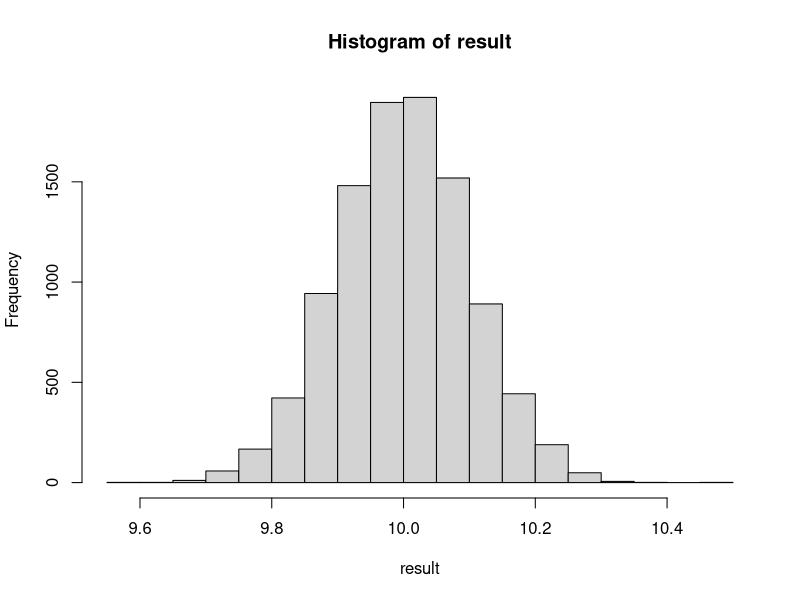
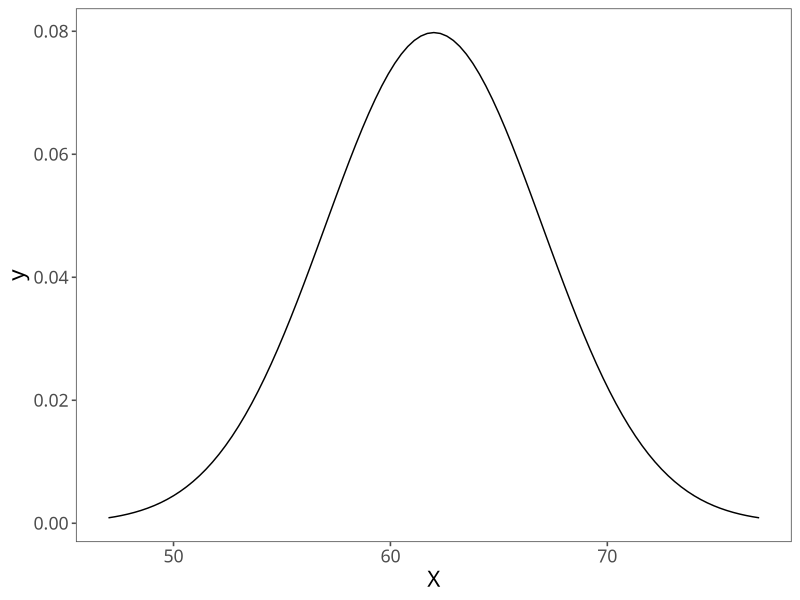
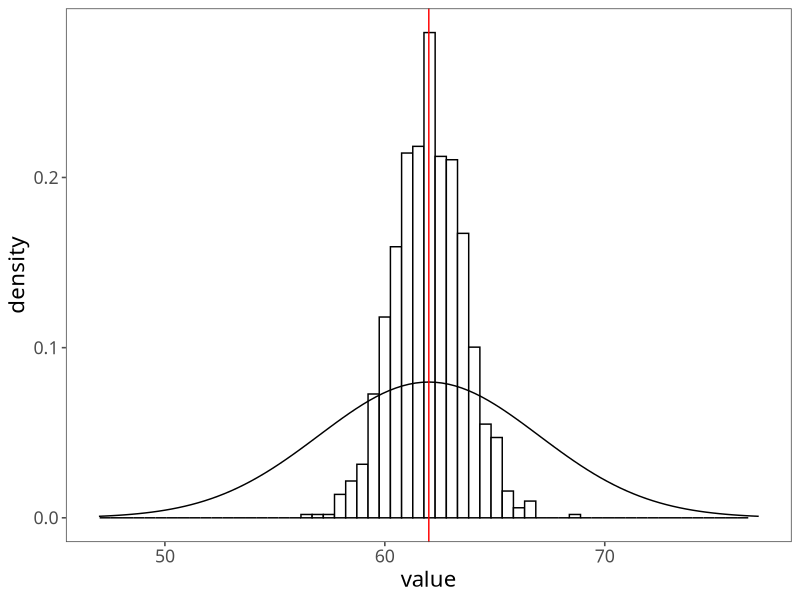
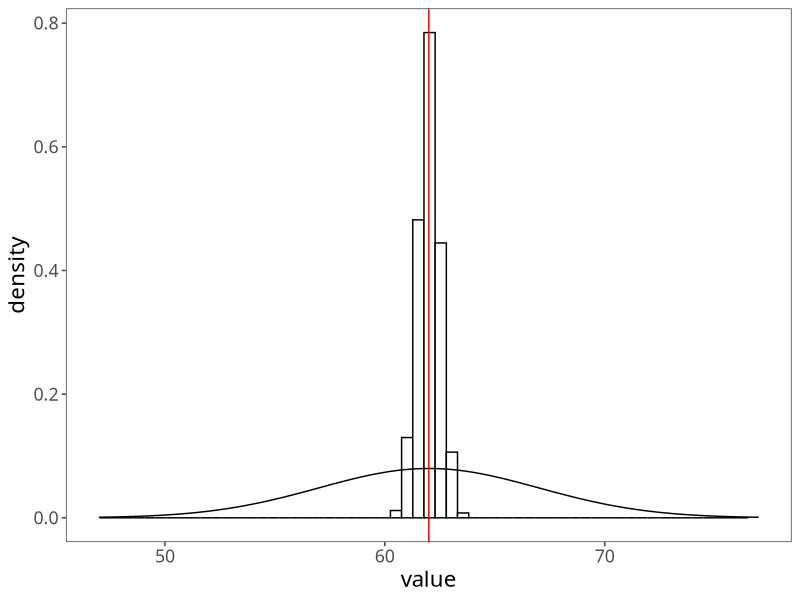
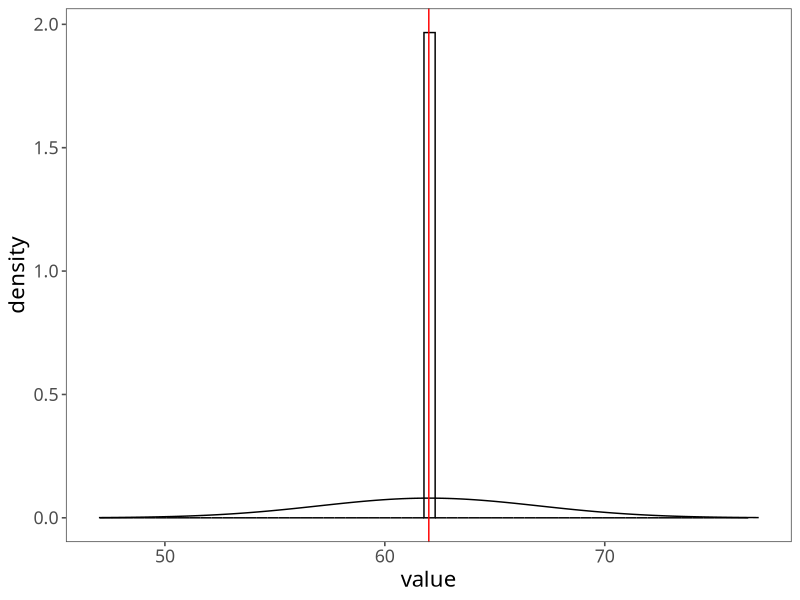
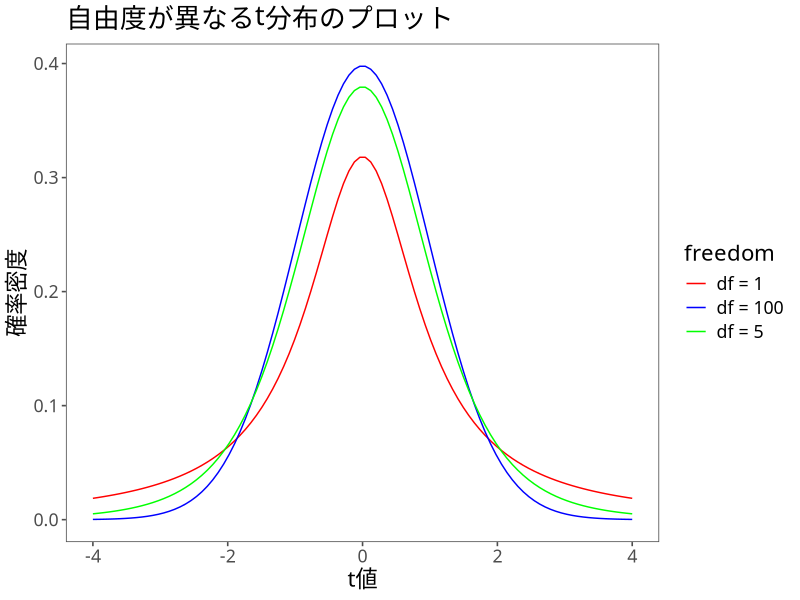
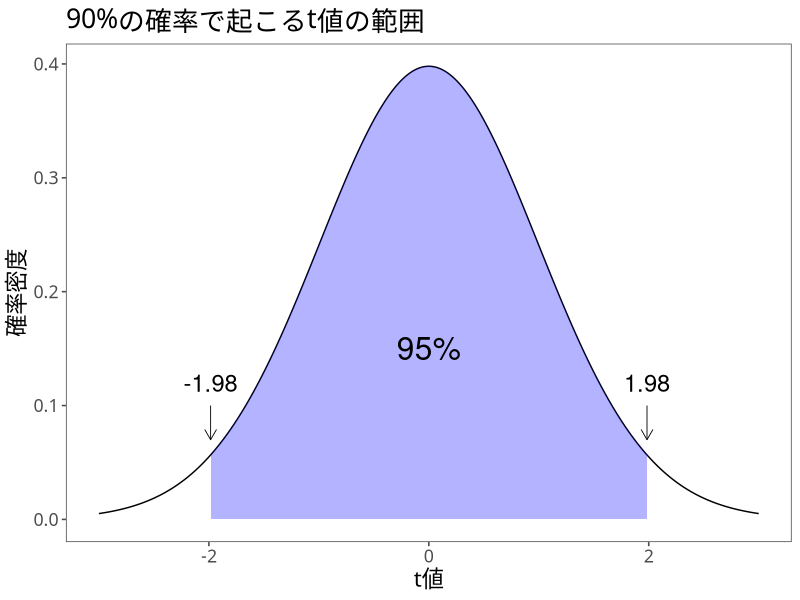
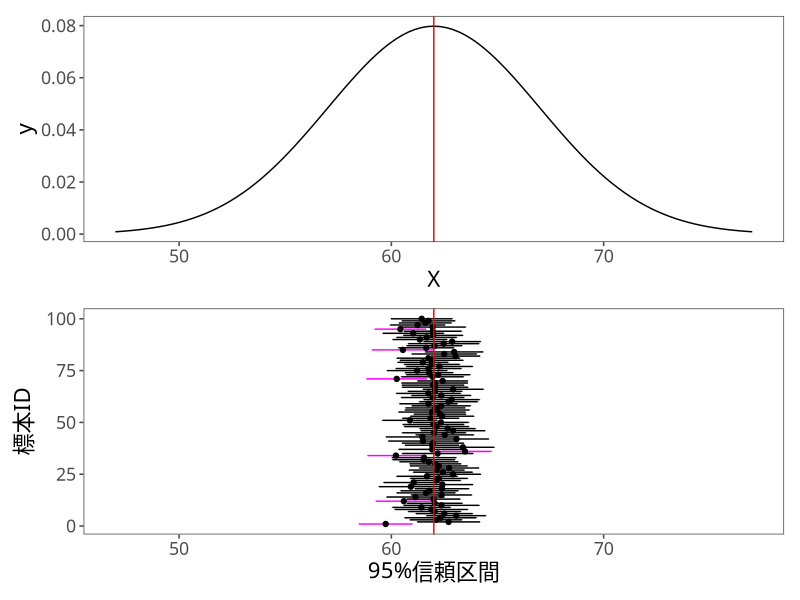

Reproduce these figures in R, in order.
## ---- chunk 1
n = 100 # 標本サイズ
x <- rnorm(n, 10, 1) # 標本抽出
mean(x) # 標本平均
## ---- chunk 2
n = 100 # 標本サイズ
trial = 10000 # 標本数
result <- numeric(trial) # 結果を入れる空の変数
for (i in 1:trial) { # 以下の処理をtrial回繰り返す
  x <- rnorm(n, 10, 1) # 標本抽出
  result[i] <- mean(x) # 標本平均
}
hist(result) # 基本関数histでヒストグラム作成
## ---- chunk 3
mean(result)
## ---- chunk 4
meanp <- function(x){
  sum(x) / length(x) # 合計をデータの個数で割る
}
varp <- function(x){
  sum((x - meanp(x))^2) / length(x) # 分散の計算式
}
## ---- chunk 5
x <- c(2,4,6,7,9)
meanp(x) # 母平均 5.6
res <- combn(x,3) # 3つのデータを取り出す組み合わせ
print(res)
## ---- chunk 6
sample_mean <- apply(res, 2, meanp)
meanp(sample_mean) # 標本平均の平均は5.6
## ---- chunk 7
varp(x) # 母分散 5.84
sample_var <- apply(res, 2, varp)
meanp(sample_var) #
## ---- chunk 8
var(x) # 母分散 5.84
res <- combn(x,3) # 3つのデータを取り出す組み合わせ
sample_var <- apply(res, 2, var)
meanp(sample_var) # 標本平均の平均は5.6
## ---- chunk 9
library(tidyverse)
library(ggthemes)
mystyle <- list (#  ggplotのテーマ
  theme_few(), # ggthemesパッケージ
  theme(
    text = element_text(
      size=16,  #  フォントサイズ
      family = "HiraKakuProN-W3" # ヒラギノフォント
    )
  )
)
## ---- chunk 10
p <- ggplot(data = data.frame(X = c(47,77)))
p <- p + aes(x = X)
p <- p + stat_function(
  fun = dnorm,
  args = list(mean = 62, sd = 5)
  ) + mystyle
print(p)
## ---- chunk 11
n = 10 # 標本サイズ
trial = 1000 # 試行回数
result <- numeric(trial) # 結果を入れる空の箱
for (i in 1:trial) { # 以下をtrial回繰り返す
  x <- rnorm(n, 62, 5) # 標本を生成
  result[i] <- mean(x) # 標本平均を計算
}
mean(result) # 標本平均の平均
## ---- chunk 12
result <- as.tibble(result)
g <- ggplot(result) + aes(value) # 軸の設定
g <- g + geom_histogram( # ヒストグラム
  aes(y = ..density..), bins = 60, # y軸を密度に
  fill = "white", color = "black") # ヒストグラムの色
g <- g + stat_function(fun=dnorm, args=list(mean = 62, sd = 5))　# 母集団の分布
g <- g + geom_vline(xintercept = 62, color = "red") # 母平均の縦線
g <- g + xlim(47,77) + mystyle # x軸の範囲を指定
print(g)
## ---- chunk 13
#| echo: false
n = 100 # 標本サイズ
trial = 1000 # 試行回数
result <- numeric(trial)
for (i in 1:trial) {
  x <- rnorm(n, 62, 5)
  result[i] <- mean(x)
}
result <- as.tibble(result)
g <- ggplot(result) + aes(value) + geom_histogram(aes(y=..density..), bins=60, fill="white", color="black")
g <- g + stat_function(fun=dnorm, args=list(mean = 62, sd = 5))
g <- g + xlim(47,77) + geom_vline(xintercept = 62, color="red") + mystyle
print(g)
## ---- chunk 14
#| echo: false
n = 100000 # 標本サイズ
trial = 1000 # 試行回数
result <- numeric(trial)
for (i in 1:trial) {
  x <- rnorm(n, 62, 5)
  result[i] <- mean(x)
}
result <- as.tibble(result)
g <- ggplot(result) + aes(value) + geom_histogram(aes(y=..density..), bins=60, fill="white", color="black")
g <- g + stat_function(fun=dnorm, args=list(mean = 62, sd = 5))
g <- g + xlim(47,77) + geom_vline(xintercept = 62, color="red") + mystyle
print(g)
## ---- chunk 15
x <- seq(-4, 4, length.out = 100)

df1 <- dt(x, df = 1)
df5 <- dt(x, df = 5)
df100 <- dt(x, df = 100)

# データフレームに変換
df <- data.frame(x = rep(x, 3),
                 y = c(df1, df5, df100),
                 freedom = factor(rep(c("df = 1", "df = 5", "df = 100"), each = length(x)), ordered = TRUE)
                 )
# プロット
ggplot(df, aes(x = x, y = y, color = freedom)) +
  geom_line() +
  scale_color_manual(values = c("red", "blue", "green")) +
  labs(title = "自由度が異なるt分布のプロット") + xlab("t値") + ylab("確率密度") + mystyle
## ---- chunk 16
# 自由度を設定
df <- 99

# データを生成
data <- data.frame(x = seq(-5, 5, by = 0.01))
data$y <- dt(data$x, df)

# 90%の領域の上限と下限をqt()で計算
ql <- qt(0.025, df)
qu <- qt(0.975, df)

# t分布を書く
g <- ggplot(data) + aes(x=x, y=y) + geom_line()
g <- g + geom_area(data = data %>% filter(x > ql & x < qu), fill = "blue", alpha = 0.3)
g <- g + xlab("t値") + ylab("確率密度") + labs(title = "90%の確率で起こるt値の範囲") + xlim(-3,3)
g <- g + annotate(geom = "text", x = qu, y = 0.12,
  label = "1.98", size = 6) +
  annotate(# 始点や終点などを指定して矢印を追加
  geom = "segment", x = qu, xend = qu,
  y = 0.1, yend = 0.07, color = "black", size = 0.3,
  arrow = arrow(length = unit(0.3, "cm"))
  )
g <- g + annotate(geom = "text", x = 0, y = 0.15,
  label = "95%", size = 8)
g <- g + annotate(geom = "text", x = ql, y = 0.12,
  label = "-1.98", size = 6) +
  annotate(# 始点や終点などを指定して矢印を追加
  geom = "segment", x = ql, xend = ql,
  y = 0.1, yend = 0.07, color = "black", size = 0.3,
  arrow = arrow(length = unit(0.3, "cm"))
  ) + mystyle
print(g)
## ---- chunk 17
round(qt(0.025, df = 99),digits =2)
round(qt(0.975, df = 99),digits =2)
## ---- chunk 18
#| fig-height: 12

trial <- 100 # 標本数
n <- 50 # 標本サイズ
mu <- 62 # 母平均
sigma <- 5 # 母標準偏差

set.seed(1234) # 乱数を準備

# 標本ごとの統計量を収納する空のベクトルを作成
sample_mean <- numeric(trial) # 標本平均の入れ物
sample_sd   <- numeric(trial) # 標本標準偏差の入れ物
uplimit     <- numeric(trial) # 信頼区間の上限の入れ物
lowlimit    <- numeric(trial) # 信頼区間の下限の入れ物

# 標本の数だけ，以下の計算を繰り返す
for (i in 1:trial) {
  temp_sample    <- rnorm(n, mu, sigma) # 標本を抽出
  sample_mean[i] <- mean(temp_sample) # 標本平均を計算
  sample_sd[i]   <- sd(temp_sample) # 標本標準偏差を計算
}

# 信頼区間の計算
p <- .95 # 信頼水準の設定 (95%信頼区間)
alpha <- qt( (1 - p) / 2, df = n - 1, lower.tail=FALSE) # 限界値の計算

# 信頼区間の上限と下限の計算
uplimit  <- sample_mean + alpha * sample_sd/sqrt(n) # 信頼区間上限
lowlimit <- sample_mean - alpha * sample_sd/sqrt(n) # 信頼区間下限

# 信頼区間の計算結果をデータフレームにまとめる
confidence_interval <- data.frame(
  標本平均 = sample_mean,
  上限 = uplimit,
  下限 = lowlimit,
  標本番号 = 1:trial
)

# Plot using ggplot2
g_ci <- ggplot(confidence_interval) +
  aes(x = 標本番号, y = 標本平均)
  # aes(x = reorder(標本番号, 標本平均), y = 標本平均)
g_ci <- g_ci + geom_errorbar( # 信頼区間を表す線を描く
  aes(ymin = 下限, ymax = 上限,
      color = (下限 <= 62 & 上限 >= 62)
      ), width = 0.2)
g_ci <- g_ci + scale_color_manual( # 色の設定
  values = c("magenta", "black"),
  guide = FALSE)
g_ci <- g_ci + geom_point(aes(y = 標本平均)) # 標本平均を点で表す
g_ci <- g_ci + geom_hline(yintercept = 62, color = "red") # 母平均を赤い線で表す
g_ci <- g_ci + xlab("標本ID") + ylab("95%信頼区間") # 軸ラベルの設定
g_ci <- g_ci + ylim(47,77) + coord_flip() + mystyle # 軸の範囲と向きの設定

p <- ggplot(data.frame(X = c(47,77))) + aes(x = X) # 母集団を描く範囲
p <- p + stat_function(fun = dnorm, args = list(mean = 62, sd = 5)) # 正規分布を描く
p <- p + geom_vline(xintercept = 62, color="red") + mystyle　# 母平均を赤い線で表す

library(patchwork) # グラフを並べるためのパッケージ
p / g_ci # グラフを縦に並べる
## ---- chunk 19
#| echo: false

# 信頼区間の計算
p <- .5 # 信頼水準の設定 (95%信頼区間)
alpha <- qt( (1 - p) / 2, df = n - 1, lower.tail=FALSE) # 限界値の計算

# 信頼区間の上限と下限の計算
uplimit  <- sample_mean + alpha * sample_sd/sqrt(n)
lowlimit <- sample_mean - alpha * sample_sd/sqrt(n)


confidence_interval <- data.frame(
  標本平均 = sample_mean,
  上限 = uplimit,
  下限 = lowlimit,
  標本番号 = 1:trial
)

# Plot using ggplot2
g_ci2 <- ggplot(confidence_interval) +
 aes(x = 標本番号, y = 標本平均) +
  geom_errorbar(aes(ymin = 下限, ymax = 上限,
                    color = (下限 <= 62 & 上限 >= 62)), width = 0.2) +
  scale_color_manual(values = c("magenta", "black"), guide = FALSE) +
  geom_point(aes(y = 標本平均)) + ylim(47,77) +
  geom_hline(yintercept = 62, color = "red") + xlab("標本ID") + ylab("50%信頼区間") + coord_flip() + mystyle
print(g_ci2)
## ---- chunk 20
#| echo: false

trial <- 100 # 標本数
n <- 500 # 標本サイズ
mu <- 62 # 母平均
sigma <- 5 # 母標準偏差

set.seed(1234) # 乱数を準備

# 標本ごとの統計量を収納する空のベクトルを作成
sample_mean <- numeric(trial) # 標本平均の入れ物
sample_sd   <- numeric(trial) # 標本標準偏差の入れ物
uplimit     <- numeric(trial) # 信頼区間の上限の入れ物
lowlimit    <- numeric(trial) # 信頼区間の下限の入れ物

# 標本の数だけ，以下の計算を繰り返す
for (i in 1:trial) {
  temp_sample    <- rnorm(n, mu, sigma) # 標本を抽出
  sample_mean[i] <- mean(temp_sample) # 標本平均を計算
  sample_sd[i]   <- sd(temp_sample) # 標本標準偏差を計算
}
# 信頼区間の計算
p <- .95 # 信頼水準の設定 (95%信頼区間)
alpha <- qt( (1 - p) / 2, df = n - 1, lower.tail=FALSE) # 限界値の計算

# 信頼区間の上限と下限の計算
uplimit  <- sample_mean + alpha * sample_sd/sqrt(n)
lowlimit <- sample_mean - alpha * sample_sd/sqrt(n)


confidence_interval <- data.frame(
  標本平均 = sample_mean,
  上限 = uplimit,
  下限 = lowlimit,
  標本番号 = 1:trial
)

# Plot using ggplot2
g_ci2 <- ggplot(confidence_interval) +
 aes(x = 標本番号, y = 標本平均) +
  geom_errorbar(aes(ymin = 下限, ymax = 上限,
                    color = (下限 <= 62 & 上限 >= 62)), width = 0.2) +
  scale_color_manual(values = c("magenta", "black"), guide = FALSE) +
  geom_point(aes(y = 標本平均)) + ylim(47,77) +
  geom_hline(yintercept = 62, color = "red") + xlab("標本ID") + ylab("95%信頼区間") + coord_flip() + mystyle
print(g_ci2)
